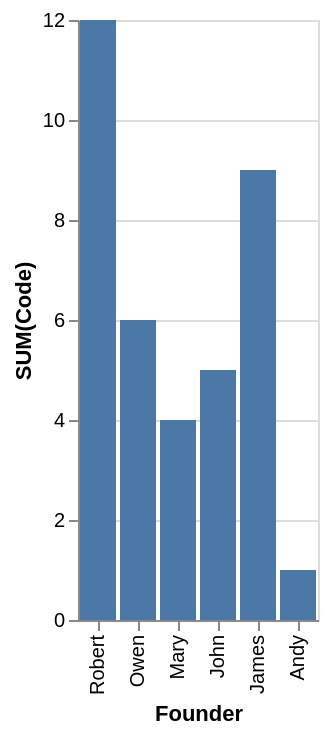

Vega-Lite specification for this chart:
### Vega-Lite specification from a JSON file in a GitHub repository (floating-point values rounded to 4 significant figures)
{"data": {"values": [{"x_data": "Robert", "y_data": 12}, {"x_data": "Owen", "y_data": 6}, {"x_data": "Mary", "y_data": 4}, {"x_data": "John", "y_data": 5}, {"x_data": "James", "y_data": 9}, {"x_data": "Andy", "y_data": 1}]}, "mark": "bar", "encoding": {"x": {"field": "x_data", "type": "nominal", "title": "Founder", "sort": "descending"}, "y": {"field": "y_data", "type": "quantitative", "title": "SUM(Code)"}}}
